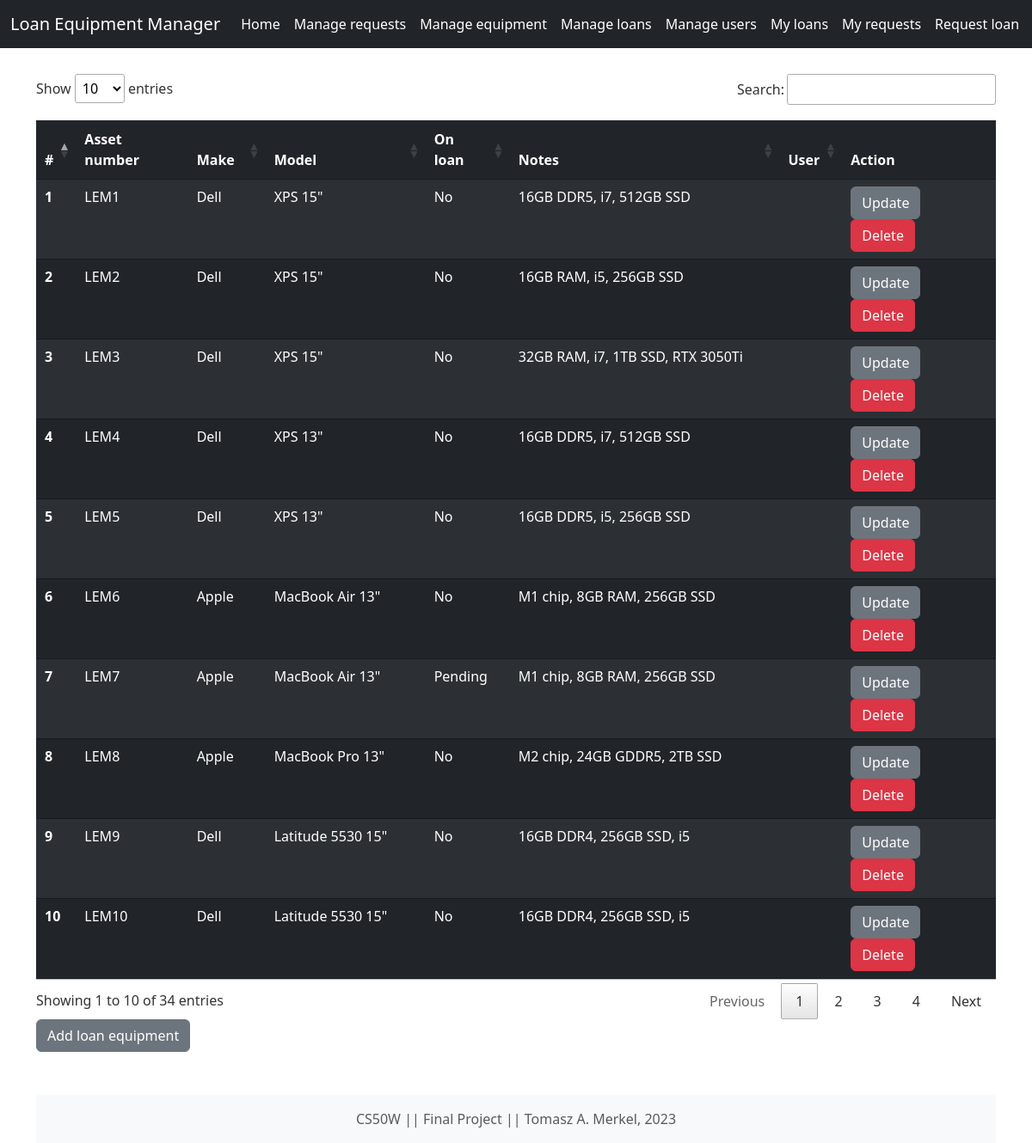
Page /manage_equipment (signed in) on the earlier database version.
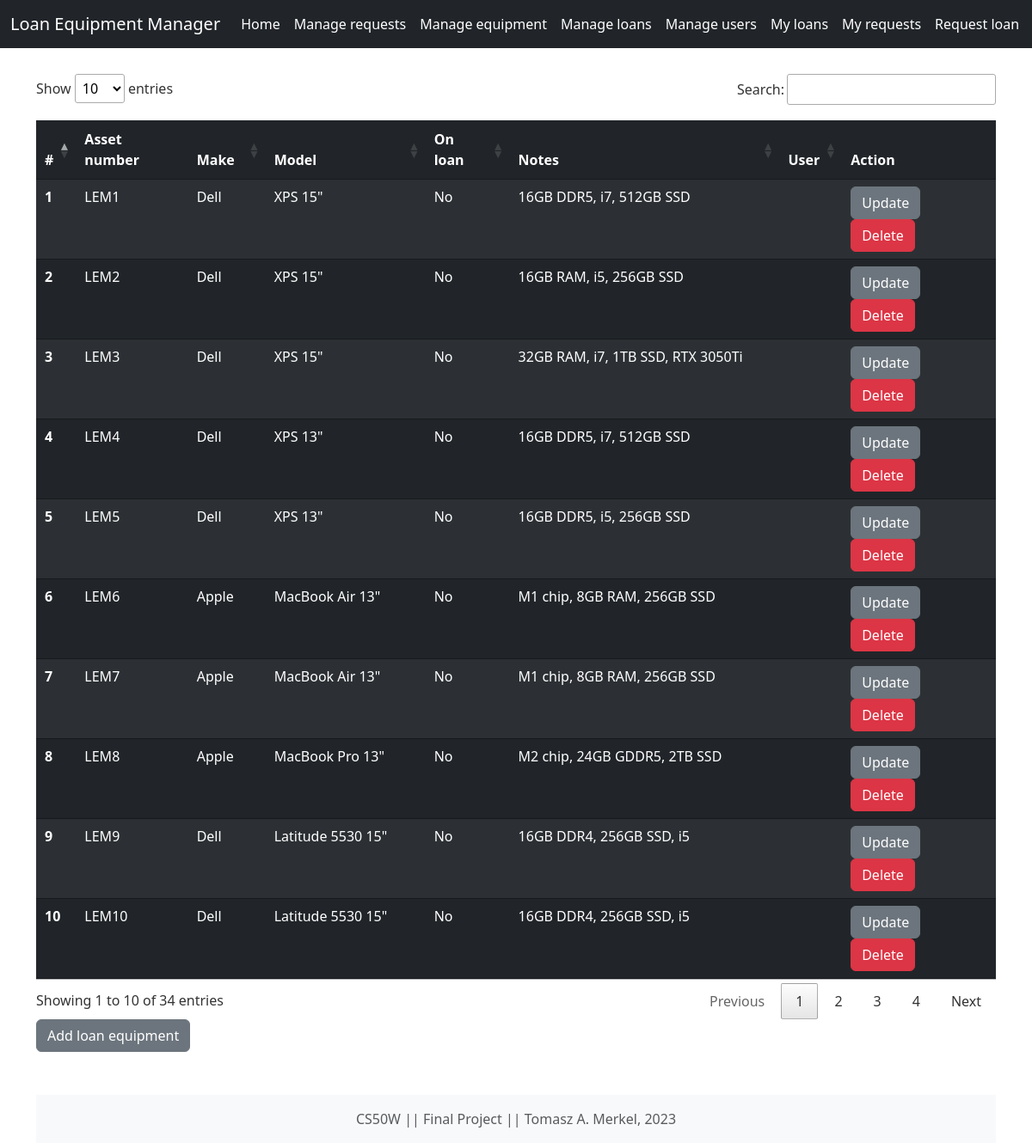
Same page on the later database version.
### loan_equipment_manager/models.py (models this page shows)
class Loan_item(models.Model):
    CATEGORY = (
        ('...', '...'),
        ('Audio', 'Audio'),
        ('Laptops', 'Laptops'),
        ('Mobile devices', 'Mobile devices'),
        ('Pheripherals', 'Pheripherals')
    )
    asset_number = models.CharField(max_length=128, )
    make = models.CharField(max_length=128, null=False)
    model = models.CharField(max_length=128, null=False)
    category = models.CharField(max_length=128, null=False, choices=CATEGORY)
    on_loan = models.CharField(max_length=3, null=False)
    qr_code = models.CharField(max_length=128, null=True)
    notes = models.CharField(max_length=256, null=False, default="Note")

### loan_equipment_manager/decorators.py (the view)
    def wrapper(request, *args, **kwargs):
        if request.user.groups.filter(name="admin").exists() or request.user.groups.filter(name="sd admin").exists():
            return function(request, *args, **kwargs)
        raise Http404

### loan_equipment_manager/templatetags/auth_extras.py (called while the page is built)
@register.filter(name='has_group')
def has_group(user, group_name):
    group = Group.objects.get(name=group_name)
    return True if group in user.groups.all() else False

### loan_equipment_manager/views.py (called while the page is built)
@login_required
@restricted_view
def manage_equipment(request):
    if request.headers.get('x-requested-with') == 'XMLHttpRequest':
        eqList = getEquipmentList()
        return JsonResponse(eqList, safe=False)
    else:
        equipment = Loan_item.objects.annotate(
        asset_number_int=Cast(
        Substr(F('asset_number'), 4),
        IntegerField(),
        ),
        ).order_by('asset_number_int')
        return render(request, "loan_equipment_manager/manage_equipment.html", {
            "equipment": equipment,
            "loan":Loan.objects.filter(active_loan="Yes"),
            "users":User.objects.all()
        })

### loan_equipment_manager/templates/loan_equipment_manager/manage_equipment.html (shortened to what this page needs)
{% extends "loan_equipment_manager/layout.html" %}
{% block body %}
<div class="container table-wrapper">
    <div class="table-responsive w-100">
      <table class="table-lg table table-dark table-striped table-hover" id="itemsTable">
          <thead>
              <tr>
                  <th class="col-md col-lg" scope="col">#</th>
                  <th scope="col">Asset number</th>
                  <th scope="col">Make</th>
                  <th class="col-md-2 col-lg-2" scope="col">Model</th>
                  <th class="col-md" scope="col">On loan</th>
                  <th scope="col">Notes</th>
                  <th scope="col">User</th>
                  <th scope="col">Action</th>
              </tr>
          </thead>
          <tbody>
              {% for item in equipment %}
              <tr class="item" id="item">
                  <th scope="row">{{ forloop.counter }} </th>
                  <td>{{item.asset_number}}</td>
                  <td>{{item.make}}</td>
                  <td>{{item.model}}</td>
                  <td>{{item.on_loan}}</td>
                  <td>{{item.notes}}</td>
                  <td>
                  </td>
                  <td><button type="button" id="updateItemButton" class="btn btn-secondary" data-bs-toggle="modal" data-bs-target="#staticBackdrop">Update</button>
                    <button type="button" id="deleteItemButton" class="btn btn-danger">Delete</button></td>
              </tr>
              {% endfor %}
          </tbody>
      </table>
    </div>
    <div class="input-group mb-3">
        <button type="button" id="addNewItem" class="btn btn-secondary" data-bs-toggle="modal" data-bs-target="#staticBackdropAddItem">Add loan equipment</button>
    </div>
{% endblock %}

Differences in the rows shown:
changed Loan_item "LEM7": on_loan "Pending" → "No"
